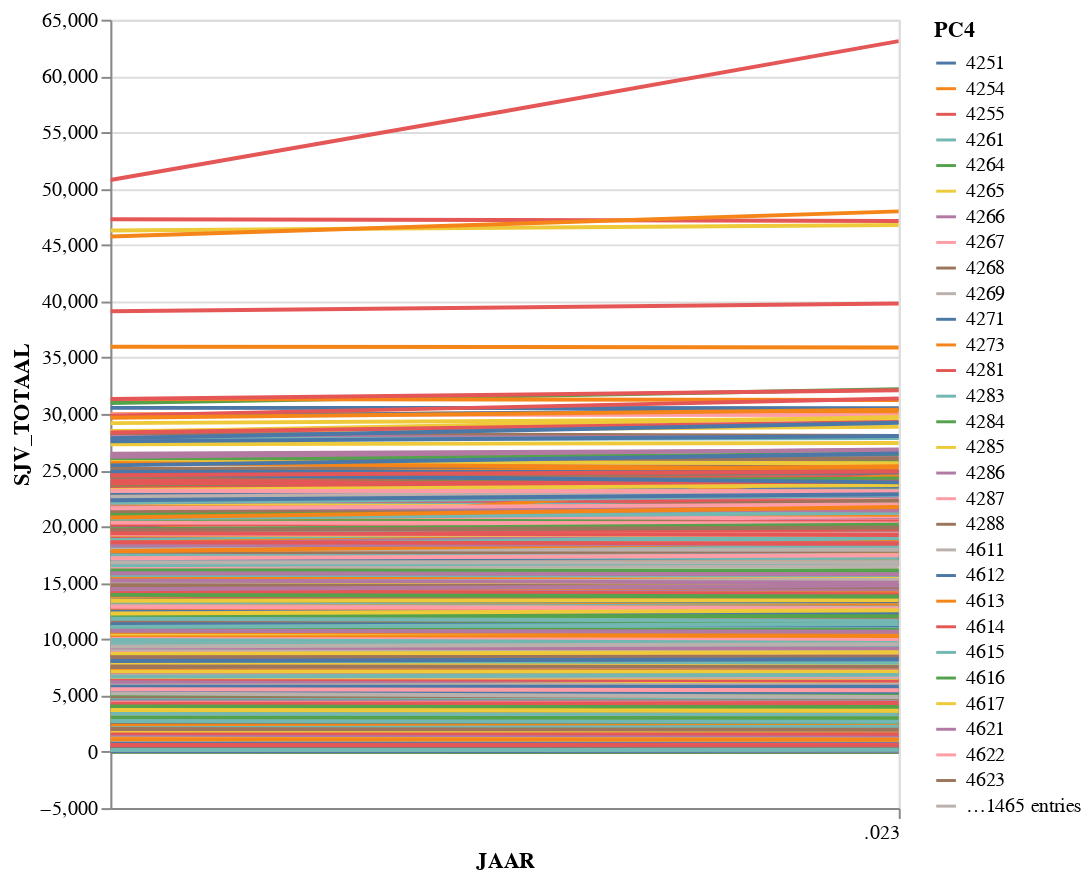

Notebook source saved alongside this figure:
### Code cell
alt.Chart(df_verbruik_high_all.reset_index()).mark_line(clip=True).encode(
    alt.X('JAAR:T'),
    alt.Y('SJV_TOTAAL:Q'),
    alt.Color('PC4:N')).properties(
    width=400,height=400)

### Figure 1 — Vega-Lite specification as saved in the notebook (floating-point values rounded to 4 significant figures; data arrays with more than 128 entries replaced by an {"elided": "..."} marker saying what was removed)
{"config": {"view": {"continuousWidth": 400, "continuousHeight": 300}}, "data": {"name": "data-c84bc463ccd0c5feb00ab85bf963b251"}, "mark": {"type": "line", "clip": true}, "encoding": {"color": {"type": "nominal", "field": "PC4"}, "x": {"type": "temporal", "field": "JAAR"}, "y": {"type": "quantitative", "field": "SJV_TOTAAL"}}, "height": 400, "width": 400, "$schema": "https://vega.github.io/schema/vega-lite/v4.8.1.json", "datasets": {"data-c84bc463ccd0c5feb00ab85bf963b251": {"elided": "4482 records"}}}
